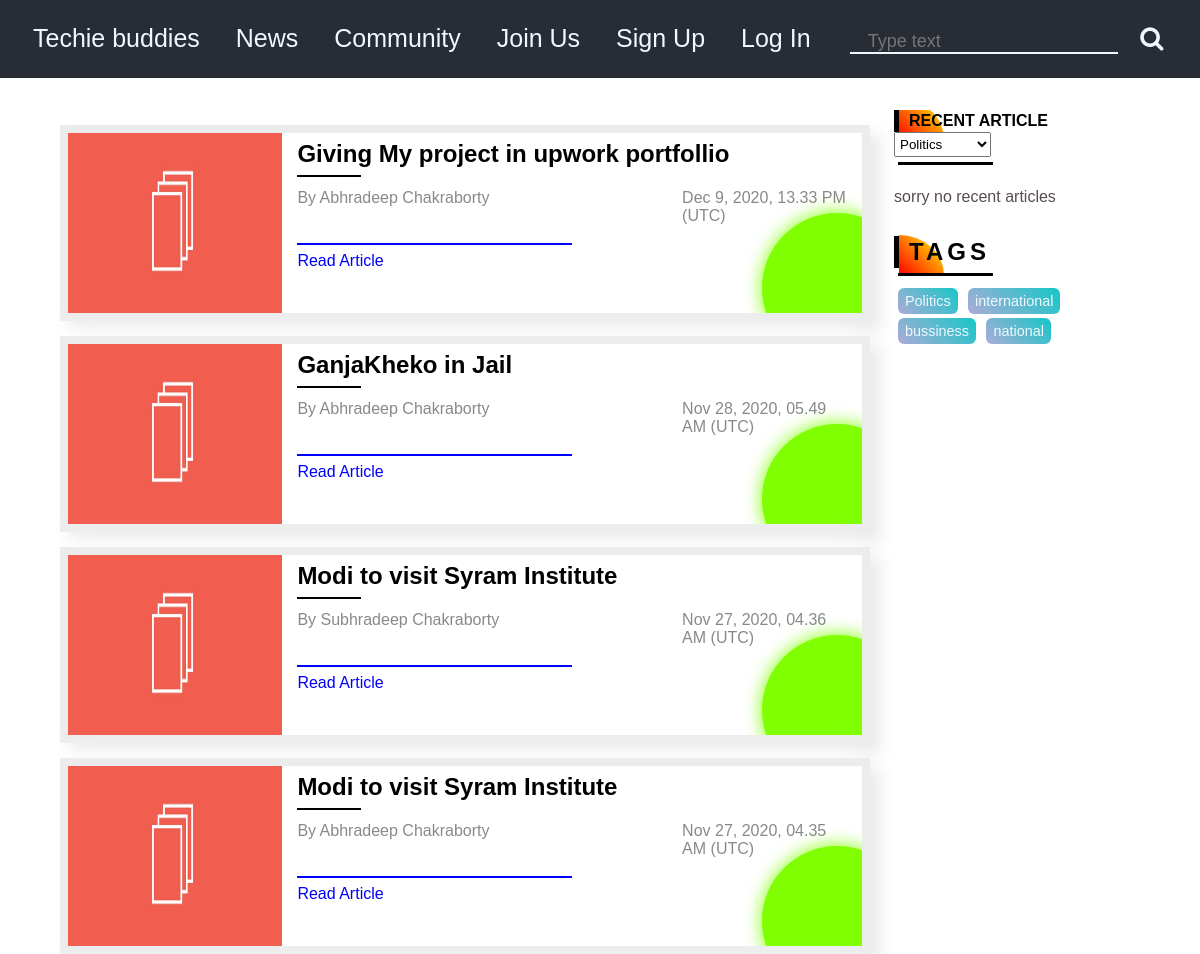
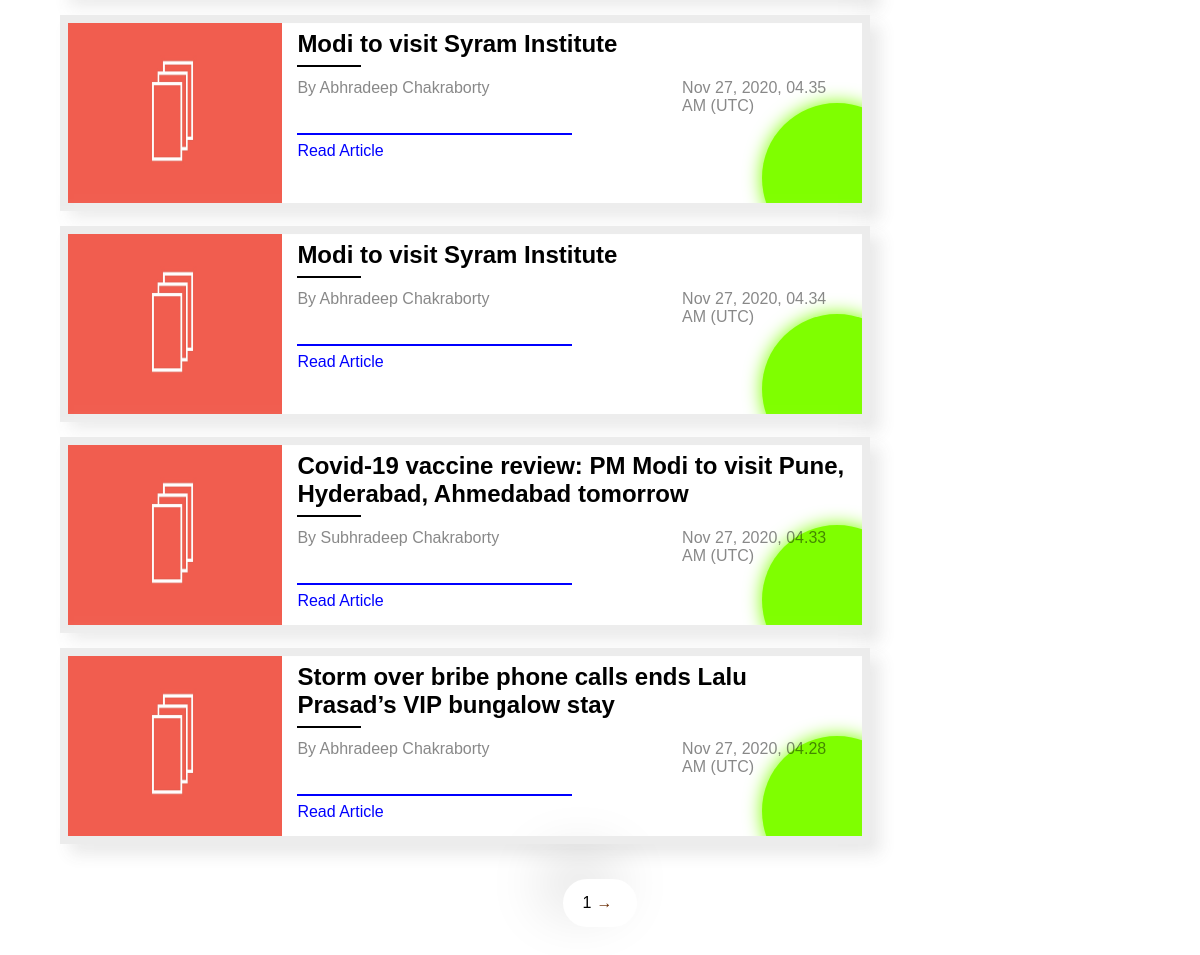
Page /news/Politics on the committed database (2 pictures, top to bottom).
### Blog/models.py (models this page shows, shortened)
class Blog(models.Model):
    heading = models.CharField(max_length=100)
    publish_date = models.DateTimeField()
    content = fields.RichTextField()
    author = models.ForeignKey(Author,on_delete = models.CASCADE)
    tags = models.ManyToManyField(Tag,related_name='blogs')
    read = models.IntegerField(default=0)
    front_img = models.ImageField(blank=True,upload_to='Blog/images',null = True)
    def was_published_recently(self):
        return self.publish_date >= timezone.now() - datetime.timedelta(days= 2)
    class Meta:
        ordering=['-id']

class Author(models.Model):
    name = models.CharField(max_length = 45)
    country = models.CharField(max_length = 45,choices=COUNTRY_CHOICES)
    works_at = models.CharField(max_length=48)
    description = fields.RichTextField(blank=True,null=True)
    image = models.ImageField(blank = True,upload_to='Blog/images',null = True)
    email = models.EmailField(blank=True,null=True)
    facebook_url = models.URLField(blank=True,null=True)
    instagram_url = models.URLField(blank=True,null=True)
    twitter_url = models.URLField(blank=True,null=True)

class Tag(models.Model):
    name = models.CharField(max_length=15)

### Blog/views.py (the view)
# urls.py: path('<slug:name>',views.tagpost,name='tagpost'),
def tagpost(request,name,index='1'):
    tag = Tag.objects.get(name=name)
    tags = Tag.objects.all()
    tag2 = Tag.objects.get(name='Politics')
    blogtag = tag2.blogs.all()
    pagination = ''
    current_page = int(index)
    path = request.path
    if path.find('page')!= -1:
        path = ''
    print(path)
    limit = 8 * current_page
    offset = limit - 8
    blog_list = tag.blogs.all()[offset:limit]  # limiting contacts based on current_page
    total_blogs = tag.blogs.all().count()
    total_pages = total_blogs // 8
    if total_blogs % 8 != 0:
        if total_blogs > 8:
            total_pages += 1 # adding one more page if the last page will contains less contacts
        pagination = make_pagination_html(current_page, total_pages,path)
    return render(request,'Techblog/tagpost.html',{'blogs':blog_list,'tags':tags,'blogtag':blogtag,'pagination':pagination})

### Blog/views.py (called while the page is built, shortened)
def make_pagination_html(current_page, total_pages,path=''):
    pagination_string = ""
    pagination_string += "<li class='active'>%s</li>"  % (current_page)
    count_limit = 1
    value = current_page - 1
    value = current_page + 1
    if current_page < total_pages:
        if not path:
            pagination_string += '<a href="./page/%s"  onclick="if(location.href.search(' % (current_page + 1) + "'page') != -1){this.href='%s';console.log(this.href)}"  % (current_page + 1) +'">→</a>'
        else:
            pagination_string += '<a href="..' +path +'/page/%s"  onclick="if(location.href.search(' % (current_page + 1) + "'page') != -1){this.href='%s';console.log(this.href)}"  % (current_page + 1) +'">→</a>'
    return pagination_string

### template/Techblog/tagpost.html
{% extends 'Techblog/base.html' %}
{% load static %}
{%block link%}
<link rel='stylesheet'  href='{% static "Techblog/basenews.css"%}' />
{% endblock %}
{%block body%}
    {% include 'Techblog/basenews.html' %}
{% endblock%}

### template/Techblog/basenews.html (shortened to what this page needs)
{% load static %}
<section class='main-section'>
    <main>
        <div class='blog-container'>
            {% if blogs%}
            {% for blog in blogs %}
            <div class='post'>
                {% if blog.front_img %}
                <img class='main-post-img' src='{{blog.front_img.url}}' />
                <script>console.log('hello');</script>
                {% else %}
                    <img class='main-post-img' src='{%static "Techblog/featuredimage.jpg" %}' />
                {% endif %}
                <div class='small-intro'>
                    <h2>{{blog.heading}}</h2>
                    <div class='heading-underline'></div>
                    <div class='post-information'>
                        <p class='author'><span>By</span> {{blog.author.name}}</p>
                        <p class='time-of-post'>{{blog.publish_date|date:'M j, Y,'}} {{blog.publish_date|date:'H.i A'}}
                            ({{blog.publish_date|date:'T'}})</p>
                    </div>
                    <div class='line'></div>
                    <a class='read-article' href='{% url "Blog:post" blog.id %}'>Read Article</a>
                </div>
            </div>
            {% endfor %}
            {% else %}
            <h1 style='color:rgb(88, 77, 77);padding:15px 0;'>sorry no articles </h1>
            {% endif %}
        </div>
        <div class='sidebar-wrapper'>
            <div class='related-items'>
                <div class='head post-tag'>
                    <h1>RECENT ARTICLE</h1>
                    <select id='tag-search' name='tagsname'>
                        {% for tag in tags %}
                        <option value={{tag.name}}>{{tag.name}}</option>
                        {% endfor %}
                    </select>
                    <div class='heading-bar'></div>
                </div>
                <div class='related-content'>
                </div>
            </div>
            <div class='tags-wrapper'>
                <div class='head'>
                    <h1>TAGS</h1>
                    <div class='heading-bar'></div>
                </div>
                {% for tag in tags %}
                    <a class='tags' href='{% url "Blog:tagpost" tag.name %}'>{{tag.name}}</a>
                {% endfor %}
            </div>
        </div>
    </main>
    <div class='page-number'>
        <div class='kalo' style='display:inline-block;'>
            {{pagination|safe}}
        </div>
    </div>
</section>

### static/Techblog/base.css (style rules this page uses)
* { margin: 0; padding: 0; box-sizing: border-box; }
body { min-height: 100vh; font-family: 'Gill Sans', 'Gill Sans MT', Calibri, 'Trebuchet MS', sans-serif; }

### static/Techblog/basenews.css (style rules this page uses)
.main-section { width:90%; margin:auto; margin-top: 32px; }
.blog-container { width:75%; float: left; }
.post { overflow:auto; margin-top: 15px; margin-bottom: 15px; box-shadow: -10px -10px 15px rgba(255,255,255,0.5), 10px 10px 15px rgba(70,70,70,0.12); border: 8px solid #ececec; position:relative; overflow:hidden; }
.post::before { position: absolute; content:''; width: 150px; background-color: chartreuse; height: 150px; border-radius: 50%; bottom:-50px; right:-50px; z-index: -2; box-shadow: 0 0 18px chartreuse; }
.main-post-img { width:27%; height: 180px; float:left; }
.small-intro { float:left; width:73%; padding: 7px 15px 10px; }
.post::after { clear: both; content:''; display: table; }
.small-intro h2 { margin-bottom:7px; }
.heading-underline { width:64px; margin-bottom: 12px; height: 2px; background-color: black; }
.post-information { width:100%; color:#0007; margin-bottom:18px; }
.author { float:left; width:70%; }
.time-of-post { float:right; width:30%; }
.post-information::after { content:''; clear:both; display:table; }
.read-article { padding: 5px 5px 5px 0; display:inline-block; text-decoration: none; color:blue; }
.line { width:50%; content:''; height:2px; background-color: blue; margin-bottom: 2px; margin-top: 15px; }
.sidebar-wrapper { float:left; width:22%; margin-left:24px; display: flex; flex-direction: column; overflow: auto; }
main::after { clear:both; content:''; display:table; }
.head h1 { padding: 2px 10px 2px; letter-spacing: 4px; border-left:5px solid black; position:relative; }
.heading-bar { margin-top: 5px; margin-bottom: 8px; margin-left:4px; content:''; width:40%; height:3px; background-color: black; }
.post-tag h1 { display:inline-block; margin-right:10%; letter-spacing: normal; font-size: 1rem; }
#tag-search { padding: 3px 1px; display:inline-block; }
.head h1::after { width:45px; height:40px; content:''; background: linear-gradient(45deg,red,yellow); position:absolute; z-index:-2; bottom:-7px; left:0; border-radius:0% 100% 100% 0% / 0% 100% 0% 100% ; }
.related-content { display:flex; flex-direction: column; }
.page-number { text-align: center; margin:20px 0 30px; }
.tags-wrapper { margin-top: 15px; }
.tags { display: inline-block; padding: 5px 7px; color:aliceblue; text-decoration: none; font-size: 0.9rem; border-radius: 6px; margin:4px 2px 0 4px; background: linear-gradient(45deg,rgba(5, 5, 136, 0.333),rgb(21, 199, 199)); }
.page-number a { display: inline-block; text-decoration: none; color: rgb(105, 43, 2); padding: 5px; margin: 0; border-radius: 4px; background: #fff; font-weight: bold; }
.page-number li { list-style-type: none; display:inline-block; }
.kalo { padding:10px 20px; border-radius: 50px; background: #ffffff; box-shadow: -20px -20px 60px #d9d9d9, 20px 20px 60px #ffffff; }

### rows in the picture
Blog: heading "Giving My project in upwork portfollio", author.name "Abhradeep Chakraborty", publish_date "Dec 9, 2020,", publish_date "13.33 PM", publish_date "UTC"
Blog: heading "GanjaKheko in Jail", author.name "Abhradeep Chakraborty", publish_date "Nov 28, 2020,", publish_date "05.49 AM", publish_date "UTC"
Blog: heading "Modi to visit Syram Institute", author.name "Subhradeep Chakraborty", publish_date "Nov 27, 2020,", publish_date "04.36 AM", publish_date "UTC"
Blog: heading "Modi to visit Syram Institute", author.name "Abhradeep Chakraborty", publish_date "Nov 27, 2020,", publish_date "04.35 AM", publish_date "UTC"
Blog: heading "Modi to visit Syram Institute", author.name "Abhradeep Chakraborty", publish_date "Nov 27, 2020,", publish_date "04.35 AM", publish_date "UTC"
Blog: heading "Modi to visit Syram Institute", author.name "Abhradeep Chakraborty", publish_date "Nov 27, 2020,", publish_date "04.34 AM", publish_date "UTC"
Blog: heading "Covid-19 vaccine review: PM Modi to visit Pune, Hyderabad, Ahmedabad tomorrow", author.name "Subhradeep Chakraborty", publish_date "Nov 27, 2020,", publish_date "04.33 AM", publish_date "UTC"
Blog: heading "Storm over bribe phone calls ends Lalu Prasad’s VIP bungalow stay", author.name "Abhradeep Chakraborty", publish_date "Nov 27, 2020,", publish_date "04.28 AM", publish_date "UTC"
Tag: name "Politics"
Tag: name "international"
Tag: name "bussiness"
Tag: name "national"

### other values in the picture
{{ pagination|safe }} "1 →"
form field tagsname "Politics"
